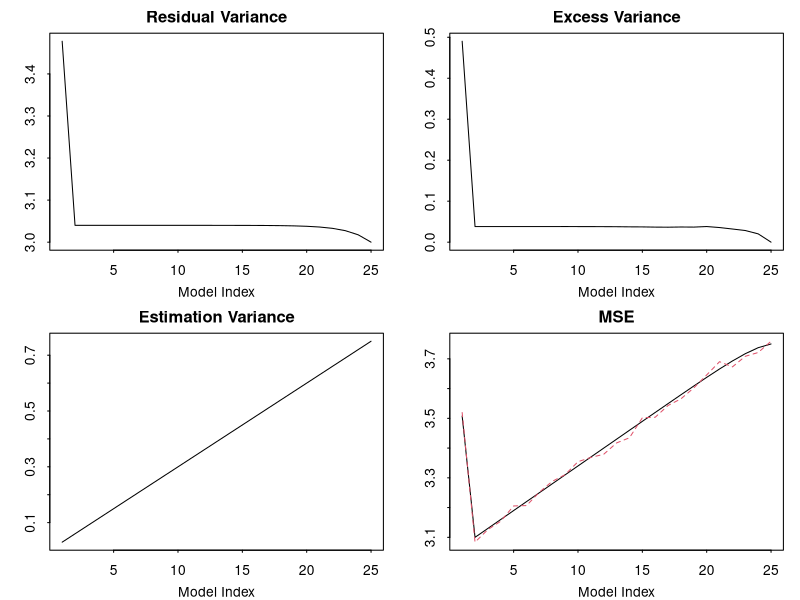

Here is the R script that generated this plot:
## ---- chunk 1
library(mvtnorm)
## ---- chunk 2
N <- 1e2
p <- 25 
rho <- 0.75
covmat <- rho^as.matrix(dist(1:p))
X <- rmvnorm(N, rep(0,p), covmat)
sigma <- 3

E_Y1 <- X[,2] - rho*X[,1] + 0.2*X[,p]
Y1 <- X[,2] - rho*X[,1] + 0.2*X[,p] + rnorm(N, 0, sqrt(sigma))
## ---- chunk 3
covmat0 <- sapply(1:p, function(i){ covmat[i,2]-rho*covmat[i,1] + 0.2*covmat[i,p] })

true_betas <- c(-rho, 1, 0.2)
marvar1 <- t(true_betas)%*%covmat[c(1,2,p),c(1,2,p)]%*%true_betas+sigma
## ---- chunk 4
MSE_test <- function(EY, covmat0, covmat, sigma, marvar, X, numreps = 1000) {
    statmat <- matrix(NA, nc=5, nr=0)
    for(i in 1:p){
        X_cur <- X[,1:i,drop=FALSE]
        proj_inv <- solve(covmat[1:i,1:i])
        out_proj <- covmat0[1:i]
        hat_proj <- X_cur%*%solve(t(X_cur)%*%X_cur)%*%t(X_cur)
    
        y_SE_obs_mat <- matrix(NA, nc=numreps, nr=N)
        for(r in 1:numreps){
            Yoth <- EY + rnorm(N, 0, sqrt(sigma))
            Yoth2 <- EY + rnorm(N, 0, sqrt(sigma))
            y_hat <- hat_proj%*%Yoth
            y_SE_obs <- (y_hat-Yoth2)^2
            #print(y_MSE)
            y_SE_obs_mat[,r] <- y_SE_obs
        }
        y_MSE_obs <- mean(rowMeans(y_SE_obs_mat))
        
        y_bar <- out_proj%*%proj_inv%*%t(X_cur)
        y_var <- as.vector(marvar-out_proj%*%proj_inv%*%out_proj)
        y_exc_var <- (y_bar-E_Y1)^2
        y_est_var <- diag(X_cur%*%(solve(t(X_cur)%*%X_cur)*sigma)%*%t(X_cur))
        
        y_MSE <- mean(y_var + y_est_var)
        
        statmat <- rbind(statmat, c(y_var, mean(y_exc_var), mean(y_est_var),
                                    y_MSE, y_MSE_obs))
    }
    statmat
}

plot_statmat <- function(statmat){
    par(mfrow=c(2,2), mar=c(3,3,2,1), mgp=c(2,.7,0), tck=-.01)
    titles <- c("Residual Variance", "Excess Variance", "Estimation Variance", "MSE")
    for(i in 1:4){
        if(i!=4)
            plot(statmat[,i], type='l', main=titles[i], ylab=NA, xlab="Model Index")
        else
            matplot(statmat[,4:5], type='l', main=titles[i], ylab=NA, xlab="Model Index")
    }
}
## ---- chunk 5
plot_statmat(MSE_test(E_Y1, covmat0, covmat, sigma, marvar1, X))
## ---- chunk 6
E_Y2 <- X[,1]*X[,2] + 0.2*X[,p]
Y2 <- E_Y2+rnorm(N, 0, sqrt(sigma)) 
